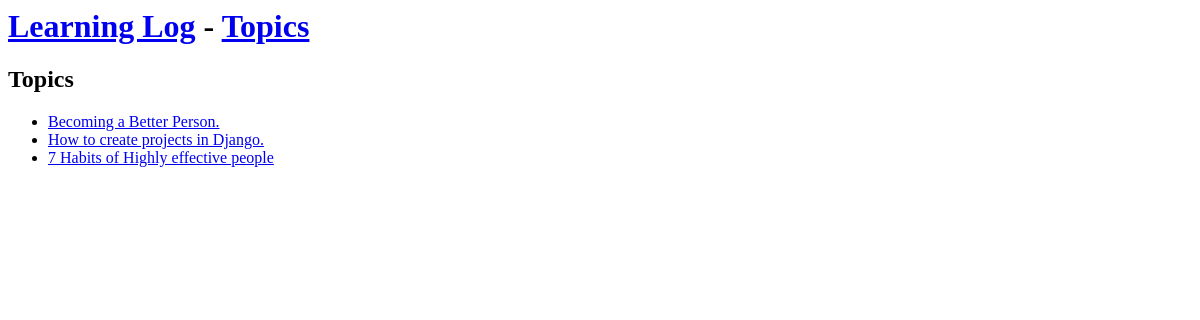
The page /topics/ on the database as committed earlier.
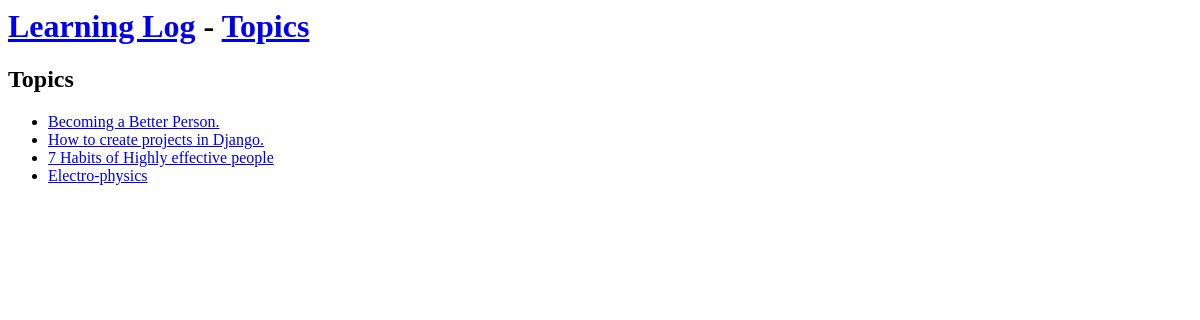
The same page on the database as committed later.
### learning_logs/models.py (models this page shows)
class Topic(models.Model):
    text = models.CharField(max_length=200)
    date_added = models.DateTimeField(auto_now_add=True)
    def __str__(self):
        return self.text

### learning_logs/views.py (the view)
# urls.py: path('topics/', views.topics, name='topics'),
def topics(request):
    topics = Topic.objects.order_by('date_added')
    context = {'topics': topics}
    return render(request, 'learning_logs/topics.html', context)

### learning_logs/templates/learning_logs/topics.html
{%extends "learning_logs/base.html"%}
{% block content %}
<h2>Topics</h2>
<ul>
  {% for topic in topics %}
    <li>
        <a href = "{%url 'learning_logs:topic' topic.id %}">{{topic}}</a>
    </li>
  {% empty %}
    <p>No topics have been added</p>
  {% endfor %}
</ul>
{% endblock content %}

Rows that differ between the two databases and show on the page:
added Topic: text "Electro-physics"
